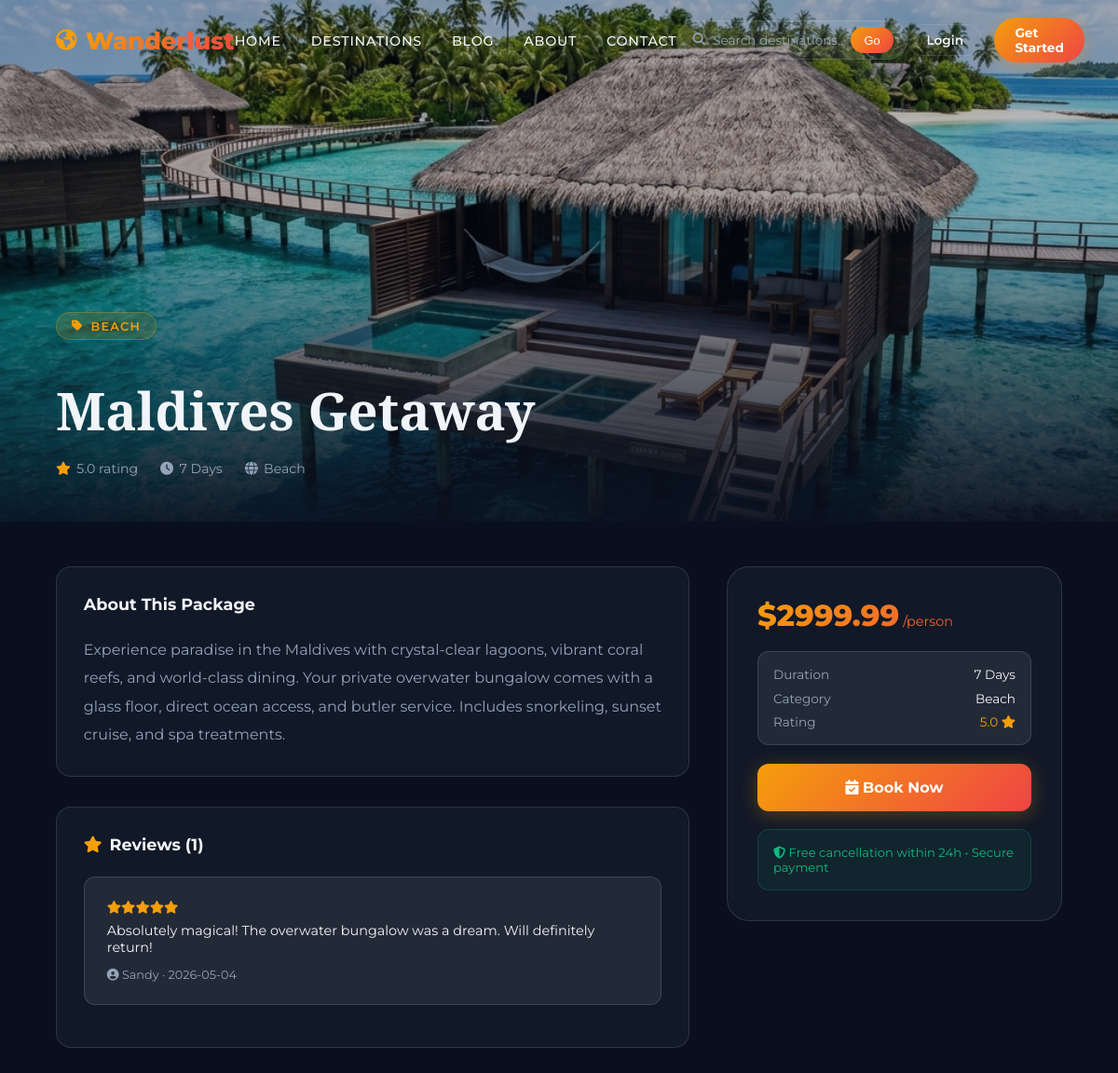
Screenshot of /package/1 with the database file from the repository.
### tables this page shows
CREATE TABLE packages (
    id INTEGER PRIMARY KEY AUTOINCREMENT,
    title TEXT NOT NULL,
    description TEXT NOT NULL,
    long_description TEXT,
    price REAL NOT NULL,
    duration TEXT DEFAULT '7 days',
    category TEXT DEFAULT 'Beach',
    image_url TEXT NOT NULL,
    rating REAL DEFAULT 4.5,
    featured INTEGER DEFAULT 0,
    created_at DATETIME DEFAULT CURRENT_TIMESTAMP
);

CREATE TABLE reviews (
    id INTEGER PRIMARY KEY AUTOINCREMENT,
    user_id INTEGER NOT NULL,
    package_id INTEGER NOT NULL,
    rating INTEGER NOT NULL CHECK (rating BETWEEN 1 AND 5),
    comment TEXT NOT NULL,
    created_at DATETIME DEFAULT CURRENT_TIMESTAMP,
    FOREIGN KEY (user_id) REFERENCES users(id) ON DELETE CASCADE,
    FOREIGN KEY (package_id) REFERENCES packages(id) ON DELETE CASCADE
);

CREATE TABLE users (
    id INTEGER PRIMARY KEY AUTOINCREMENT,
    name TEXT NOT NULL,
    email TEXT NOT NULL UNIQUE,
    password TEXT NOT NULL,
    role TEXT NOT NULL DEFAULT 'user' CHECK (role IN ('user','admin')),
    phone TEXT,
    country TEXT,
    avatar TEXT DEFAULT 'default.jpg',
    created_at DATETIME DEFAULT CURRENT_TIMESTAMP
);

### app.py (the view)
@app.route('/package/<int:pkg_id>')
def package_detail(pkg_id):
    db = get_db()
    pkg = db.execute('SELECT * FROM packages WHERE id=?', (pkg_id,)).fetchone()
    if not pkg:
        flash('Package not found.', 'danger')
        return redirect(url_for('packages'))
    pkg = dict(pkg)
    reviews = db.execute(
        'SELECT r.*,u.name AS user_name FROM reviews r JOIN users u ON r.user_id=u.id WHERE r.package_id=? ORDER BY r.created_at DESC',
        (pkg_id,)).fetchall()
    related = [dict(r) for r in db.execute(
        'SELECT * FROM packages WHERE category=? AND id!=? ORDER BY RANDOM() LIMIT 3',
        (pkg['category'], pkg_id)).fetchall()]
    avg_rating = db.execute('SELECT AVG(rating) FROM reviews WHERE package_id=?', (pkg_id,)).fetchone()[0] or pkg['rating']
    in_wishlist = False
    if 'user_id' in session:
        in_wishlist = bool(db.execute('SELECT id FROM wishlist WHERE user_id=? AND package_id=?',
                                      (session['user_id'], pkg_id)).fetchone())
    return render_template('package_detail.html', pkg=pkg, reviews=reviews,
                           related=related, avg_rating=round(avg_rating, 1), in_wishlist=in_wishlist)

### app.py (called while the page is built)
def get_db():
    if 'db' not in g:
        g.db = sqlite3.connect(DB_PATH)
        g.db.row_factory = sqlite3.Row
    return g.db

@app.teardown_appcontext
def teardown_db(exc):
    db = g.pop('db', None)
    if db: db.close()

@app.context_processor
def inject_globals():
    db = get_db()
    wishlist_ids = []
    if 'user_id' in session:
        rows = db.execute('SELECT package_id FROM wishlist WHERE user_id=?', (session['user_id'],)).fetchall()
        wishlist_ids = [r['package_id'] for r in rows]
    return {'now_date': date.today().isoformat(), 'wishlist_ids': wishlist_ids}

### templates/package_detail.html (shortened to what this page needs)
<!DOCTYPE html>
<html lang="en">
<head>
  <link rel="stylesheet" href="https://cdnjs.cloudflare.com/ajax/libs/font-awesome/6.5.0/css/all.min.css"/>
  <link rel="stylesheet" href="{{ url_for('static', filename='style.css') }}"/>
</head>
<body>
  {% include 'navbar.html' %}
  <div class="detail-hero" style="background-image:url('{{ url_for('static', filename='images/' + pkg.image_url) }}')">
    <div class="detail-hero-content">
      <span class="hero-badge"><i class="fas fa-tag"></i> {{ pkg.category }}</span>
      <h1 style="font-family:'Playfair Display',serif;font-size:clamp(2rem,5vw,3.5rem);margin-top:.8rem;">{{ pkg.title }}</h1>
      <div class="detail-meta">
        <span><i class="fas fa-star" style="color:var(--accent);"></i> {{ avg_rating }} rating</span>
        <span><i class="fas fa-clock"></i> {{ pkg.duration }}</span>
        <span><i class="fas fa-globe"></i> {{ pkg.category }}</span>
      </div>
    </div>
  </div>
  <div class="detail-body">
    <div class="detail-main">
      <div class="section-card">
        <h3>About This Package</h3>
        <p style="color:var(--text-muted);line-height:1.9;margin-top:1rem;">{{ pkg.long_description or pkg.description }}</p>
      </div>
      <div class="section-card">
        <h3><i class="fas fa-star" style="color:var(--accent);margin-right:.5rem;"></i>Reviews ({{ reviews|length }})</h3>
        {% if reviews %}
          {% for r in reviews %}
          <div class="review-card">
            <div class="review-stars">{% for i in range(r.rating) %}<i class="fas fa-star"></i>{% endfor %}{% for i in range(5-r.rating) %}<i class="far fa-star"></i>{% endfor %}</div>
            <p style="font-size:.9rem;color:var(--text);">{{ r.comment }}</p>
            <div class="review-author"><i class="fas fa-user-circle"></i> {{ r.user_name }} &middot; {{ r.created_at[:10] }}</div>
          </div>
          {% endfor %}
        {% else %}
          <div class="empty-state"><i class="fas fa-comment-slash"></i><p>No reviews yet. Be the first!</p></div>
        {% endif %}
      </div>
    </div>
    <div class="sticky-book">
      <div class="booking-summary">
        <div style="font-size:2rem;font-weight:800;background:var(--gradient);-webkit-background-clip:text;-webkit-text-fill-color:transparent;">${{ "%.2f"|format(pkg.price) }}<span style="font-size:.9rem;color:var(--text-muted);font-weight:400;"> /person</span></div>
        <div style="margin:1.2rem 0;padding:1rem;background:var(--glass);border-radius:12px;border:1px solid var(--border);">
          <div style="display:flex;justify-content:space-between;font-size:.85rem;margin-bottom:.6rem;"><span style="color:var(--text-muted);">Duration</span><span>{{ pkg.duration }}</span></div>
          <div style="display:flex;justify-content:space-between;font-size:.85rem;margin-bottom:.6rem;"><span style="color:var(--text-muted);">Category</span><span>{{ pkg.category }}</span></div>
          <div style="display:flex;justify-content:space-between;font-size:.85rem;"><span style="color:var(--text-muted);">Rating</span><span style="color:var(--accent);">{{ avg_rating }} <i class="fas fa-star"></i></span></div>
        </div>
        <a href="{{ url_for('book') }}?pkg={{ pkg.id }}" class="btn-full" style="display:block;text-align:center;text-decoration:none;padding:1rem;"><i class="fas fa-calendar-check"></i> Book Now</a>
        <div style="margin-top:1.2rem;padding:1rem;background:rgba(16,185,129,.08);border:1px solid rgba(16,185,129,.2);border-radius:12px;font-size:.82rem;color:#10b981;">
          <i class="fas fa-shield-alt"></i> Free cancellation within 24h &bull; Secure payment
        </div>
      </div>
    </div>
  </div>
</body>
</html>

### static/style.css (style rules this page uses)
:root { --primary: #0a0f1e; --secondary: #111827; --accent: #f59e0b; --accent2: #06b6d4; --text: #f1f5f9; --text-muted: #94a3b8; --card-bg: rgba(255,255,255,0.05); --glass: rgba(255,255,255,0.08); --border: rgba(255,255,255,0.12); --radius: 16px; --shadow: 0 25px 60px rgba(0,0,0,0.4); --gradient: linear-gradient(135deg, #f59e0b, #ef4444); }
* { margin:0; padding:0; box-sizing:border-box; }
html { scroll-behavior:smooth; }
body { font-family:'Montserrat',sans-serif; background:var(--primary); color:var(--text); overflow-x:hidden; }
.hero-badge { display:inline-flex; align-items:center; gap:0.5rem; background:rgba(245,158,11,0.15); border:1px solid rgba(245,158,11,0.3); color:var(--accent); padding:0.4rem 1rem; border-radius:50px; font-size:0.8rem; font-weight:600; letter-spacing:0.1em; text-transform:uppercase; margin-bottom:1.5rem; }
.btn-full { width:100%; padding:1rem; background:var(--gradient); border:none; border-radius:12px; color:#fff; font-size:1rem; font-weight:700; cursor:pointer; font-family:inherit; transition:all 0.3s; box-shadow:0 4px 20px rgba(245,158,11,0.3); }
.booking-summary { background:var(--secondary); border:1px solid var(--border); border-radius:24px; padding:2rem; height:fit-content; position:sticky; top:100px; }
.section-card { background:var(--secondary); border:1px solid var(--border); border-radius:var(--radius); padding:1.8rem; margin-bottom:1.5rem; }
.section-card h3 { font-size:1.1rem; font-weight:700; margin-bottom:1.5rem; }

### templates/package_detail.html (style rules this page uses)
.detail-hero { position:relative;height:70vh;background:center/cover no-repeat;display:flex;align-items:flex-end; }
.detail-hero::before { content:'';position:absolute;inset:0;background:linear-gradient(to top,rgba(10,15,30,.95) 0%,rgba(10,15,30,.3) 60%); }
.detail-hero-content { position:relative;z-index:2;padding:3rem 5%;width:100%; }
.detail-meta { display:flex;gap:1.5rem;flex-wrap:wrap;margin-top:1rem; }
.detail-meta span { display:flex;align-items:center;gap:.4rem;font-size:.88rem;color:var(--text-muted); }
.detail-body { display:grid;grid-template-columns:1fr 360px;gap:2.5rem;max-width:1200px;margin:0 auto;padding:3rem 5%; }
.detail-main .section-card { margin-bottom:2rem; }
.review-card { background:var(--glass);border:1px solid var(--border);border-radius:12px;padding:1.5rem;margin-bottom:1rem; }
.review-stars { color:var(--accent);font-size:.85rem;margin-bottom:.5rem; }
.review-author { font-size:.8rem;color:var(--text-muted);margin-top:.8rem; }
.sticky-book { position:sticky;top:100px; }

### rows the page displays
packages: image_url (picture), category "BEACH", title "Maldives Getaway", duration "7 Days", category "Beach", long_description "Experience paradise in the Maldives with crystal-clear lagoons, vibrant coral reefs, and world-class dining. Your private overwater bungalow comes with a glass floor, direct ocean access, and butler service. Includes snorkeling, sunset cruise, and spa treatments.", price "2999.99"
reviews: rating 5 (drawn), comment "Absolutely magical! The overwater bungalow was a dream. Will definitely return!", user_name "Sandy", created_at "2026-05-04"

### other values shown
{{ avg_rating }} "5.0"
{{ reviews|length }} "1"
